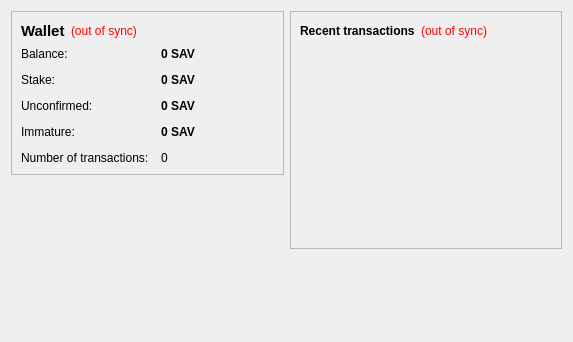
<?xml version="1.0" encoding="UTF-8"?>
<ui version="4.0">
 <class>OverviewPage</class>
 <widget class="QWidget" name="OverviewPage">
  <property name="geometry">
   <rect>
    <x>0</x>
    <y>0</y>
    <width>573</width>
    <height>342</height>
   </rect>
  </property>
  <property name="windowTitle">
   <string>Form</string>
  </property>
  <layout class="QHBoxLayout" name="horizontalLayout" stretch="1,1">
   <item>
    <layout class="QVBoxLayout" name="verticalLayout_2">
     <item>
      <widget class="QFrame" name="frame">
       <property name="frameShape">
        <enum>QFrame::StyledPanel</enum>
       </property>
       <property name="frameShadow">
        <enum>QFrame::Raised</enum>
       </property>
       <layout class="QVBoxLayout" name="verticalLayout_4">
        <item>
         <layout class="QHBoxLayout" name="horizontalLayout_4">
          <item>
           <widget class="QLabel" name="label_5">
            <property name="font">
             <font>
              <pointsize>11</pointsize>
              <weight>75</weight>
              <bold>true</bold>
             </font>
            </property>
            <property name="text">
             <string>Wallet</string>
            </property>
           </widget>
          </item>
          <item>
           <widget class="QLabel" name="labelWalletStatus">
            <property name="toolTip">
             <string>The displayed information may be out of date. Your wallet automatically synchronizes with the ExileCoin network after a connection is established, but this process has not completed yet.</string>
            </property>
            <property name="styleSheet">
             <string notr="true">QLabel { color: red; }</string>
            </property>
            <property name="text">
             <string notr="true">(out of sync)</string>
            </property>
            <property name="alignment">
             <set>Qt::AlignLeading|Qt::AlignLeft|Qt::AlignVCenter</set>
            </property>
           </widget>
          </item>
          <item>
           <spacer name="horizontalSpacer_2">
            <property name="orientation">
             <enum>Qt::Horizontal</enum>
            </property>
            <property name="sizeHint" stdset="0">
             <size>
              <width>40</width>
              <height>20</height>
             </size>
            </property>
           </spacer>
          </item>
         </layout>
        </item>
        <item>
         <layout class="QFormLayout" name="formLayout_2">
          <property name="fieldGrowthPolicy">
           <enum>QFormLayout::AllNonFixedFieldsGrow</enum>
          </property>
          <property name="horizontalSpacing">
           <number>12</number>
          </property>
          <property name="verticalSpacing">
           <number>12</number>
          </property>
          <item row="0" column="0">
           <widget class="QLabel" name="label">
            <property name="text">
             <string>Balance:</string>
            </property>
           </widget>
          </item>
          <item row="0" column="1">
           <widget class="QLabel" name="labelBalance">
            <property name="font">
             <font>
              <weight>75</weight>
              <bold>true</bold>
             </font>
            </property>
            <property name="cursor">
             <cursorShape>IBeamCursor</cursorShape>
            </property>
            <property name="toolTip">
             <string>Your current balance</string>
            </property>
            <property name="text">
             <string notr="true">0 SAV</string>
            </property>
            <property name="textInteractionFlags">
             <set>Qt::LinksAccessibleByMouse|Qt::TextSelectableByKeyboard|Qt::TextSelectableByMouse</set>
            </property>
           </widget>
          </item>
          <item row="1" column="0">
           <widget class="QLabel" name="label_6">
            <property name="text">
             <string>Stake:</string>
            </property>
           </widget>
          </item>
          <item row="1" column="1">
           <widget class="QLabel" name="labelStake">
            <property name="font">
             <font>
              <weight>75</weight>
              <bold>true</bold>
             </font>
            </property>
            <property name="cursor">
             <cursorShape>IBeamCursor</cursorShape>
            </property>
            <property name="toolTip">
             <string>Total of coins that was staked, and do not yet count toward the current balance</string>
            </property>
            <property name="text">
             <string notr="true">0 SAV</string>
            </property>
            <property name="textInteractionFlags">
             <set>Qt::LinksAccessibleByMouse|Qt::TextSelectableByKeyboard|Qt::TextSelectableByMouse</set>
            </property>
           </widget>
          </item>
          <item row="2" column="0">
           <widget class="QLabel" name="label_3">
            <property name="text">
             <string>Unconfirmed:</string>
            </property>
           </widget>
          </item>
          <item row="2" column="1">
           <widget class="QLabel" name="labelUnconfirmed">
            <property name="font">
             <font>
              <weight>75</weight>
              <bold>true</bold>
             </font>
            </property>
            <property name="cursor">
             <cursorShape>IBeamCursor</cursorShape>
            </property>
            <property name="toolTip">
             <string>Total of transactions that have yet to be confirmed, and do not yet count toward the current balance</string>
            </property>
            <property name="text">
             <string notr="true">0 SAV</string>
            </property>
            <property name="textInteractionFlags">
             <set>Qt::LinksAccessibleByMouse|Qt::TextSelectableByKeyboard|Qt::TextSelectableByMouse</set>
            </property>
           </widget>
          </item>
          <item row="3" column="0">
           <widget class="QLabel" name="labelImmatureText">
            <property name="text">
             <string>Immature:</string>
            </property>
           </widget>
          </item>
          <item row="3" column="1">
           <widget class="QLabel" name="labelImmature">
            <property name="font">
             <font>
              <weight>75</weight>
              <bold>true</bold>
             </font>
            </property>
            <property name="toolTip">
             <string>Mined balance that has not yet matured</string>
            </property>
            <property name="text">
             <string notr="true">0 SAV</string>
            </property>
            <property name="textInteractionFlags">
             <set>Qt::LinksAccessibleByMouse|Qt::TextSelectableByKeyboard|Qt::TextSelectableByMouse</set>
            </property>
           </widget>
          </item>
          <item row="4" column="0">
           <widget class="QLabel" name="label_2">
            <property name="text">
             <string>Number of transactions:</string>
            </property>
           </widget>
          </item>
          <item row="4" column="1">
           <widget class="QLabel" name="labelNumTransactions">
            <property name="toolTip">
             <string>Total number of transactions in wallet</string>
            </property>
            <property name="text">
             <string notr="true">0</string>
            </property>
           </widget>
          </item>
         </layout>
        </item>
       </layout>
      </widget>
     </item>
     <item>
      <widget class="QLabel" name="label_7">
       <property name="text">
        <string/>
       </property>
       <property name="pixmap">
        <pixmap resource="../bitcoin.qrc">:/images/res/images/Exilecoin 256 x 256.png</pixmap>
       </property>
       <property name="scaledContents">
        <bool>false</bool>
       </property>
      </widget>
     </item>
     <item>
      <spacer name="verticalSpacer">
       <property name="orientation">
        <enum>Qt::Vertical</enum>
       </property>
       <property name="sizeHint" stdset="0">
        <size>
         <width>20</width>
         <height>40</height>
        </size>
       </property>
      </spacer>
     </item>
    </layout>
   </item>
   <item>
    <layout class="QVBoxLayout" name="verticalLayout_3">
     <item>
      <widget class="QFrame" name="frame_2">
       <property name="frameShape">
        <enum>QFrame::StyledPanel</enum>
       </property>
       <property name="frameShadow">
        <enum>QFrame::Raised</enum>
       </property>
       <layout class="QVBoxLayout" name="verticalLayout">
        <item>
         <layout class="QHBoxLayout" name="horizontalLayout_2">
          <item>
           <widget class="QLabel" name="label_4">
            <property name="text">
             <string>&lt;b&gt;Recent transactions&lt;/b&gt;</string>
            </property>
           </widget>
          </item>
          <item>
           <widget class="QLabel" name="labelTransactionsStatus">
            <property name="toolTip">
             <string>The displayed information may be out of date. Your wallet automatically synchronizes with the ExileCoin network after a connection is established, but this process has not completed yet.</string>
            </property>
            <property name="styleSheet">
             <string notr="true">QLabel { color: red; }</string>
            </property>
            <property name="text">
             <string notr="true">(out of sync)</string>
            </property>
            <property name="alignment">
             <set>Qt::AlignRight|Qt::AlignTrailing|Qt::AlignVCenter</set>
            </property>
           </widget>
          </item>
          <item>
           <spacer name="horizontalSpacer">
            <property name="orientation">
             <enum>Qt::Horizontal</enum>
            </property>
            <property name="sizeHint" stdset="0">
             <size>
              <width>40</width>
              <height>20</height>
             </size>
            </property>
           </spacer>
          </item>
         </layout>
        </item>
        <item>
         <widget class="QListView" name="listTransactions">
          <property name="styleSheet">
           <string notr="true">QListView { background: transparent; }</string>
          </property>
          <property name="frameShape">
           <enum>QFrame::NoFrame</enum>
          </property>
          <property name="verticalScrollBarPolicy">
           <enum>Qt::ScrollBarAlwaysOff</enum>
          </property>
          <property name="horizontalScrollBarPolicy">
           <enum>Qt::ScrollBarAlwaysOff</enum>
          </property>
          <property name="selectionMode">
           <enum>QAbstractItemView::NoSelection</enum>
          </property>
         </widget>
        </item>
       </layout>
      </widget>
     </item>
     <item>
      <spacer name="verticalSpacer_2">
       <property name="orientation">
        <enum>Qt::Vertical</enum>
       </property>
       <property name="sizeHint" stdset="0">
        <size>
         <width>20</width>
         <height>40</height>
        </size>
       </property>
      </spacer>
     </item>
    </layout>
   </item>
  </layout>
 </widget>
 <resources>
  <include location="../bitcoin.qrc"/>
 </resources>
 <connections/>
</ui>
